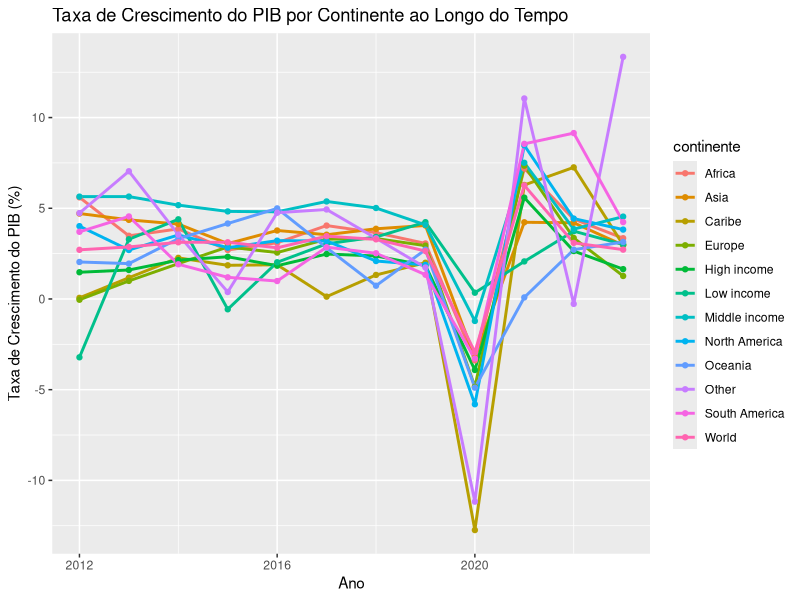
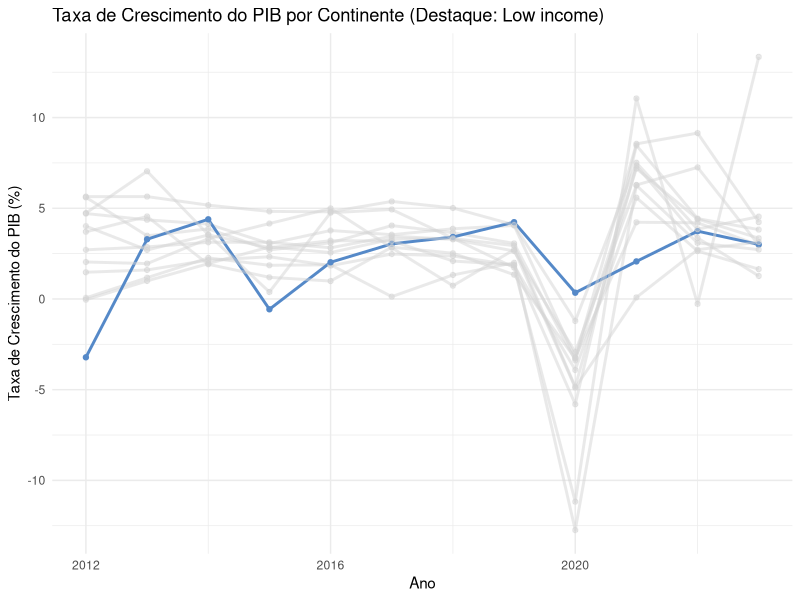
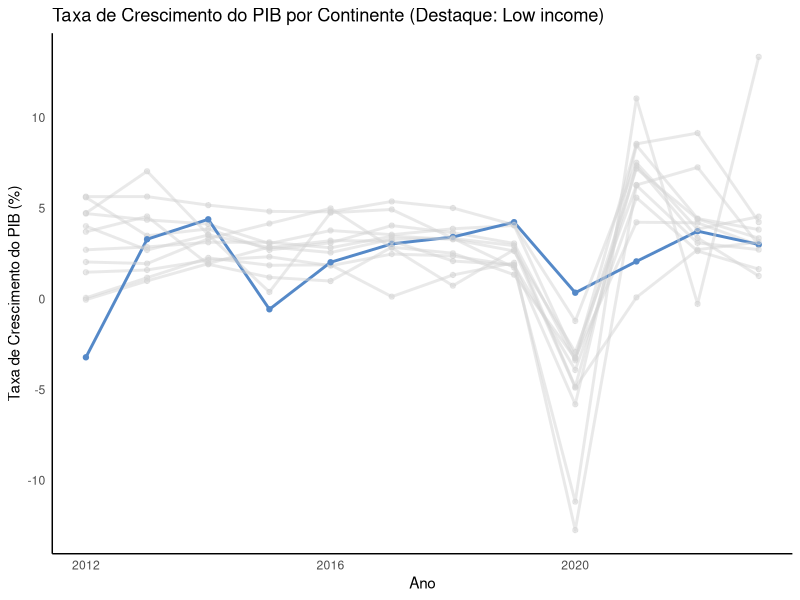
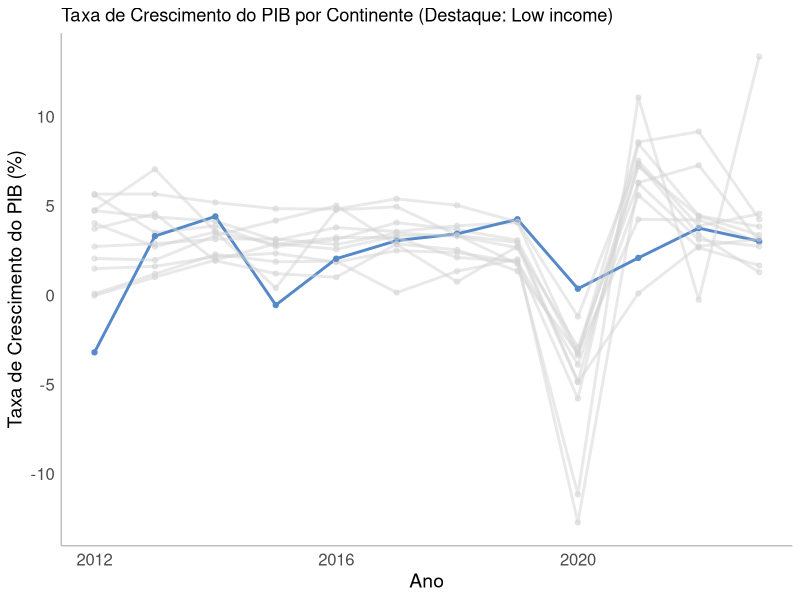
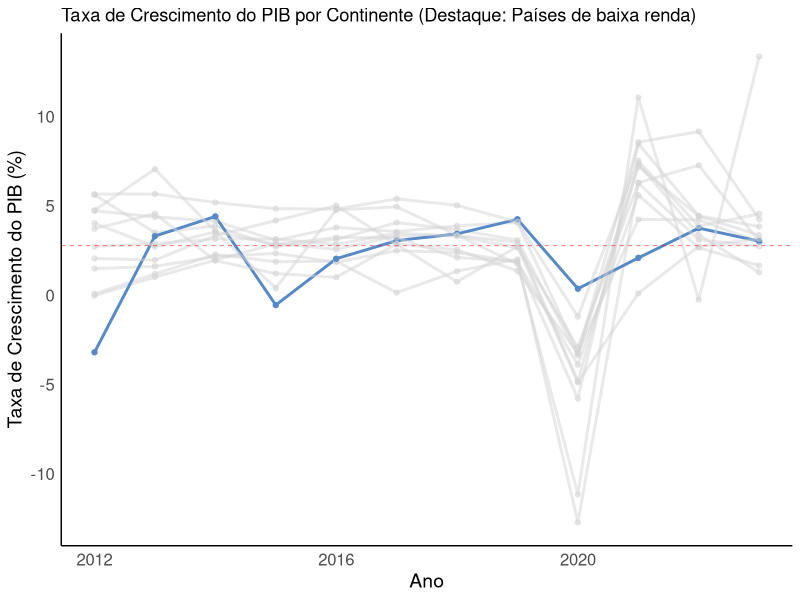
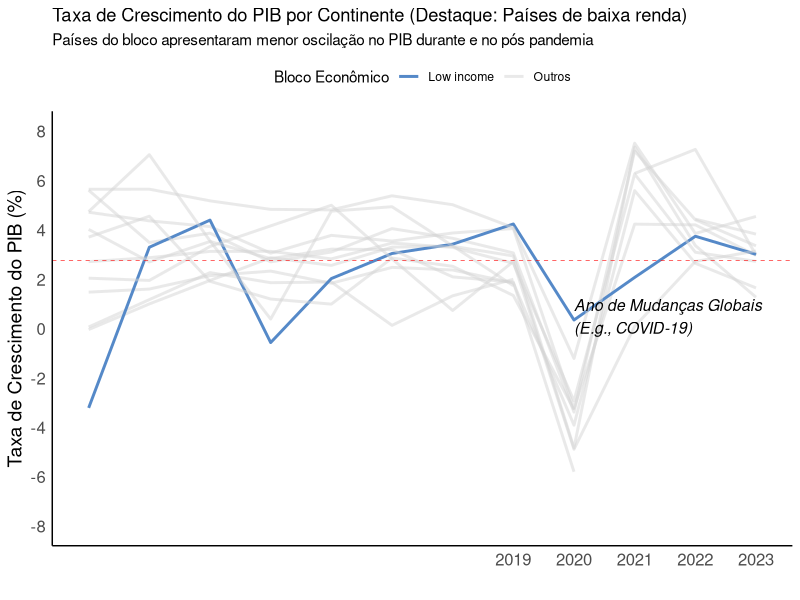

Source code (R) for these figures, in order:
# Carregar pacotes necessários
library(ggplot2)
library(dplyr)

# Carregar os dados (substitua o caminho pelo caminho correto do seu arquivo)
world_data <- read.csv("data/world_data.csv")

######################
# PADRÃO
######################

# Selecionar as colunas necessárias e converter tipos de dados
df_chart <- world_data %>%
  filter(ano >= 2012) %>%  
  group_by(continente, ano) %>%
  summarise(pib_taxa_crescimento = mean(pib_taxa_crescimento, na.rm = T))

head(df_chart)


# Criar o gráfico de linhas
df_chart %>% ggplot(aes(x = ano, y = pib_taxa_crescimento, color = continente, group = continente)) +
  geom_line(size = 1) +
  geom_point() +
  labs(title = "Taxa de Crescimento do PIB por Continente ao Longo do Tempo",
       x = "Ano", y = "Taxa de Crescimento do PIB (%)") 

####################
# DESTAQUE PARA UM CONTINENTE
####################
# destaque para um continente
df_chart <- df_chart %>%
  mutate(destaque = ifelse(continente == "Low income", "Low income", "Outros"))

head(df_chart)

# Criar o gráfico de linhas
ggplot(df_chart, aes(x = ano, y = pib_taxa_crescimento, group = continente)) +
  geom_line(aes(color = destaque, alpha = destaque), size = 1) +
  geom_point(aes(color = destaque, alpha = destaque)) +
  scale_color_manual(values = c("Low income" = "#5589c8", "Outros"="lightgray")) +
  scale_alpha_manual(values = c("Low income" = 1, "Outros" = 0.5)) +
  labs(title = "Taxa de Crescimento do PIB por Continente (Destaque: Low income)",
       x = "Ano", y = "Taxa de Crescimento do PIB (%)") +
  theme_minimal() +
  theme(legend.position = "none")


####################
# REMOVER ELEMENTOS 
####################

# Criar o gráfico de linhas
ggplot(df_chart, aes(x = ano, y = pib_taxa_crescimento, group = continente)) +
  geom_line(aes(color = destaque, alpha = destaque), size = 1) +
  geom_point(aes(color = destaque, alpha = destaque)) +
  scale_color_manual(values = c("Low income" = "#5589c8", "Outros"="lightgray")) +
  scale_alpha_manual(values = c("Low income" = 1, "Outros" = 0.5)) +
  labs(title = "Taxa de Crescimento do PIB por Continente (Destaque: Low income)",
       x = "Ano", y = "Taxa de Crescimento do PIB (%)") +
  theme_minimal() +
  theme(
    panel.grid = element_blank(),  # Remove grid lines
    axis.line = element_line(color = "black"),
    legend.position = "none")


####################
# Aumentar tamanho fonte axis X e Y
####################
ggplot(df_chart, aes(x = ano, y = pib_taxa_crescimento, group = continente)) +
  geom_line(aes(color = destaque, alpha = destaque), size = 1) +
  geom_point(aes(color = destaque, alpha = destaque)) +
  scale_color_manual(values = c("Low income" = "#5589c8", "Outros"="lightgray")) +
  scale_alpha_manual(values = c("Low income" = 1, "Outros" = 0.5)) +
  labs(title = "Taxa de Crescimento do PIB por Continente (Destaque: Low income)",
       x = "Ano", y = "Taxa de Crescimento do PIB (%)") +
  theme_minimal() +
  theme(
    panel.grid = element_blank(),  # Remove grid lines
    legend.position = "none",
    axis.line = element_line(color = "gray"),
    axis.title = element_text(size = 14), # Aumenta o tamanho da fonte dos títulos dos eixos
    axis.text = element_text(size = 12))


####################
# Criar um intervalo de interesse a partir da média
####################
# Calcular a média geral da taxa de crescimento
media_crescimento <- mean(df_chart$pib_taxa_crescimento, na.rm = TRUE)

ggplot(df_chart, aes(x = ano, y = pib_taxa_crescimento, group = continente)) +
  geom_line(aes(color = destaque, alpha = destaque), size = 1) +
  geom_point(aes(color = destaque, alpha = destaque)) +
  geom_hline(yintercept = media_crescimento, size = 0.2, linetype = "dashed", colour = "red") +
  scale_color_manual(values = c("Low income" = "#5589c8", "Outros"="lightgray")) +
  scale_alpha_manual(values = c("Low income" = 1, "Outros" = 0.5)) +
  labs(title = "Taxa de Crescimento do PIB por Continente (Destaque: Países de baixa renda)",
       x = "Ano", y = "Taxa de Crescimento do PIB (%)") +
  theme_minimal() +
  theme(
    panel.grid = element_blank(),                 # Remove todas as linhas de grade
    axis.line = element_line(color = "black"),    # Adiciona linha nos eixos X e Y
    legend.position = "none",                     # Ocultar legenda
    axis.title = element_text(size = 14),         # Aumenta o tamanho da fonte dos títulos dos eixos
    axis.text = element_text(size = 12)           # Aumenta o tamanho da fonte dos rótulos dos eixos
  )


####################
# Criar uma anotação e subtítulo
####################
ggplot(df_chart, aes(x = ano, y = pib_taxa_crescimento, group = continente)) +
  geom_line(aes(color = destaque, alpha = destaque), size = 1) +
  #geom_point(aes(color = destaque, alpha = destaque)) +
  geom_hline(yintercept = media_crescimento, size = 0.2, linetype = "dashed", colour = "red") +
  scale_color_manual(values = c("Low income" = "#5589c8", "Outros"="lightgray"), name = "Bloco Econômico") +
  scale_alpha_manual(values = c("Low income" = 1, "Outros" = 0.5), name = "Bloco Econômico") +
  scale_x_discrete(limits=seq(2019,2023)) +
  #scale_y_continuous(limits=seq(-11,+12, by=2)) +
  scale_y_continuous(limits=c(-8,8), breaks = seq(-10,10, by=2)) +
  #limits=seq(-11,+12, by=2) +
  labs(
    title = "Taxa de Crescimento do PIB por Continente (Destaque: Países de baixa renda)",
    subtitle = "Países do bloco apresentaram menor oscilação no PIB durante e no pós pandemia",
    x = "",
    y = "Taxa de Crescimento do PIB (%)"
  ) +
  annotate("text", x = 2020, y = media_crescimento * 1.1, 
           label = "Ano de Mudanças Globais\n(E.g., COVID-19)", 
           hjust = 0, vjust = 2.3, 
           color = "black", size = 4, 
           fontface = "italic") + # Anotação com caixa próxima a 2020
  theme_minimal() +
  theme(
    panel.grid = element_blank(),                 # Remove todas as linhas de grade
    axis.line = element_line(color = "black"),    # Adiciona linha nos eixos X e Y
    legend.position = "top",                      # Coloca a legenda no topo do gráfico
    axis.title = element_text(size = 14),         # Aumenta o tamanho da fonte dos títulos dos eixos
    axis.text = element_text(size = 12)           # Aumenta o tamanho da fonte dos rótulos dos eixos
  )


